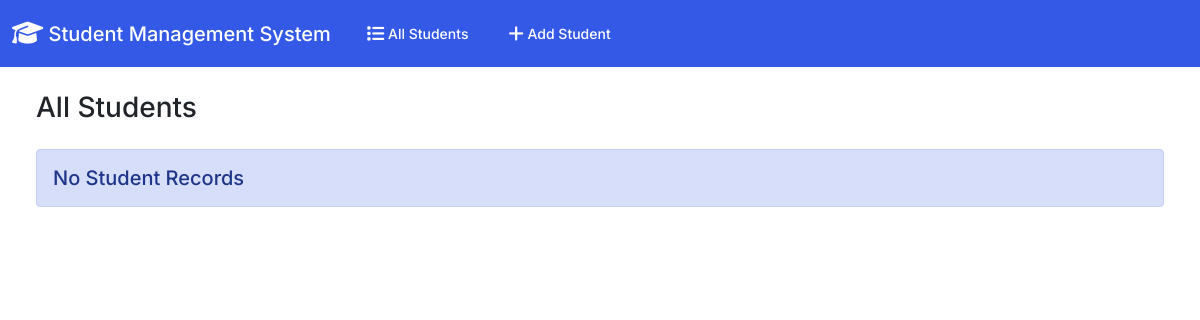
The app's page /, older data.
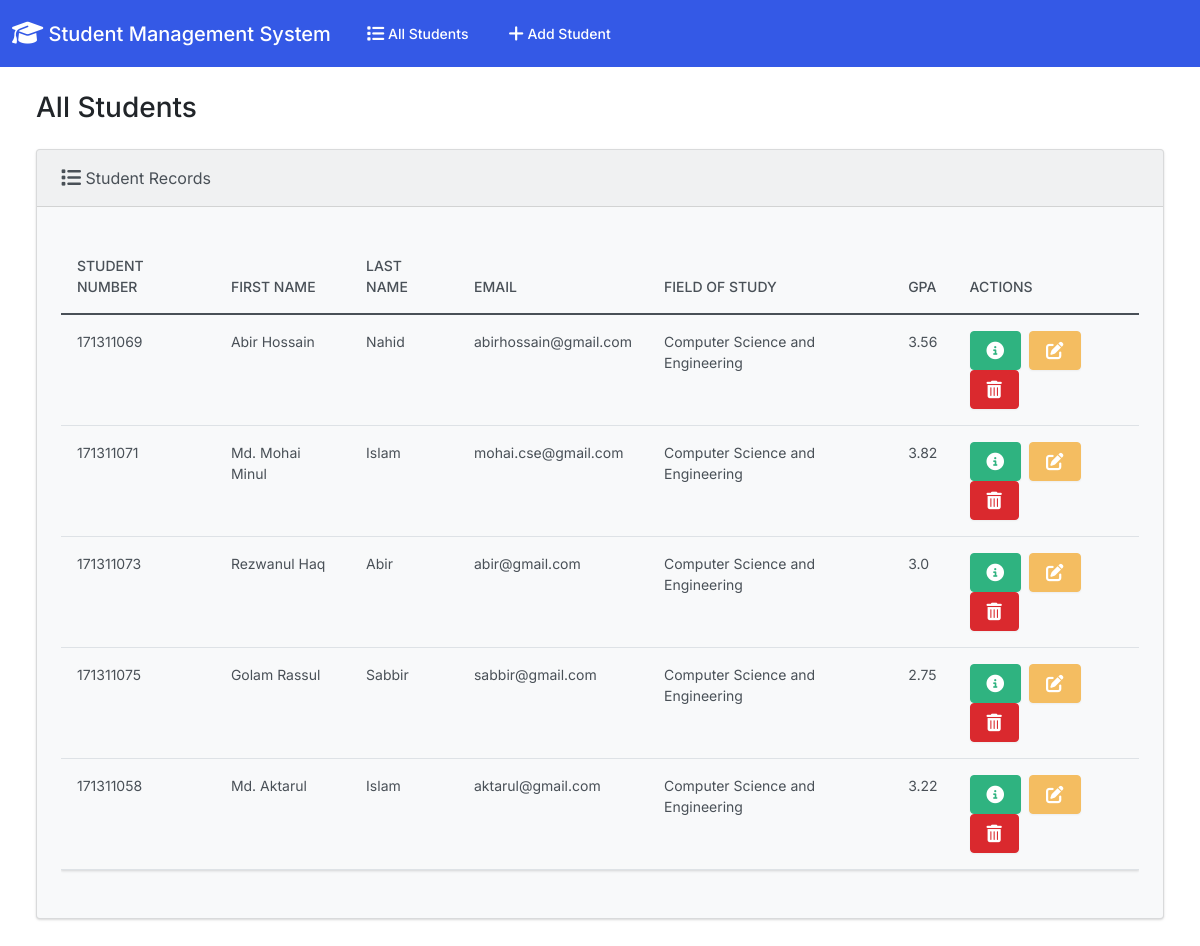
The same page, newer data.
### student_info/models.py (models this page shows, shortened)
class Student(models.Model):
  student_number = models.PositiveIntegerField()
  first_name = models.CharField(max_length=50)
  last_name = models.CharField(max_length=50)
  email = models.EmailField(max_length=100)
  field_of_study = models.CharField(max_length=50)
  gpa = models.FloatField()

### student_info/views.py (the view)
# urls.py: path('', views.index, name='index'),
def index(request):
  return render(request, 'student_info/index.html', {
    'student_info': Student.objects.all()
  })

### student_info/templates/student_info/index.html (shortened to what this page needs)
{% extends "student_info/base.html" %}
{% block body %}
<h3 class="m-4">All Students</h3>
<div class="row">
  <div class="col-12">
    {% if student_info %}
    <div class="card bg-light ms-4 me-4 mb-4">
      <div class="card-header">
        <i class="fa-solid fa-list fa-lg"></i> Student Records
      </div>
      <div class="card-body">
        <p class="card-text">
          <div class="table-responsive">
            <table class="table table-hover">
              <thead>
                <tr>
                  <th scope="col">Student Number</th>
                  <th scope="col">First Name</th>
                  <th scope="col">Last Name</th>
                  <th scope="col">Email</th>
                  <th scope="col">Field of Study</th>
                  <th scope="col">GPA</th>
                  <th scope="col">Actions</th>
                </tr>
              </thead>
              <tbody>
                {% for student in student_info %}
                  <tr>
                    <td>{{ student.student_number }}</td>
                    <td>{{ student.first_name }}</td>
                    <td>{{ student.last_name }}</td>
                    <td>{{ student.email }}</td>
                    <td>{{ student.field_of_study }}</td>
                    <td>{{ student.gpa }}</td>
                    <td>
                      <button type="button" class="btn btn-success me-1" href="{% url 'view_student' student.id %}" data-bs-toggle="modal" data-bs-target="#myModal{{student.id}}">
                      </button>
                      <a class="btn btn-warning me-1" href="{% url 'edit' student.id %}">
                      </a>
                      <button type="button" class="btn btn-danger" data-bs-toggle="modal" data-bs-target="#delete{{student.id}}">
                      </button>
                    </td>
                  </tr>
                {% endfor %}
              </tbody>
            </table>
          </div>
        </p>
      </div>
    </div>
    {% else %}
      <h5 class="alert alert-primary ms-4 me-4">No Student Records</h5>
    {% endif %}
  </div>
</div>
{% endblock %}

### student_info/templates/student_info/base.html (shortened to what this page needs)
{% load static %}
<!DOCTYPE html>
<html lang="en">
  <head>
    <link rel="stylesheet" href="https://cdnjs.cloudflare.com/ajax/libs/font-awesome/6.1.1/css/all.min.css">
    <link href="{% static 'css/bootstrap.min.css' %}" rel="stylesheet">
  </head>
  <body class="d-flex flex-column min-vh-100">
    <nav class="navbar navbar-expand-lg navbar-dark bg-primary">
      <div class="container-fluid">
        <a class="navbar-brand" href="{% url 'index' %}">
          <i class="fa-solid fa-graduation-cap fa-lg"></i> Student Management System
        </a>
        <div class="collapse navbar-collapse" id="navbarColor01">
          <ul class="navbar-nav me-auto">
            <li class="nav-item">
              <a class="nav-link" href="{% url 'index' %}">
                 All Students
              </a>
            </li>
            <li class="nav-item">
              <a class="nav-link" href="{% url 'add' %}">
                 Add Student
              </a>
            </li>
          </ul>
        </div>
      </div>
    </nav>
    <div class="container-fluid">
      {% block body %}
      {% endblock %}
    </div>
  </body>
</html>

Row changes from the older to the newer data that the page shows:
added Student: student_number "171311069", first_name "Abir Hossain", last_name "Nahid", email "abirhossain@gmail.com", field_of_study "Computer Science and Engineering", gpa "3.56"
added Student: student_number "171311071", first_name "Md. Mohai Minul", last_name "Islam", email "mohai.cse@gmail.com", field_of_study "Computer Science and Engineering", gpa "3.82"
added Student: student_number "171311073", first_name "Rezwanul Haq", last_name "Abir", email "abir@gmail.com", field_of_study "Computer Science and Engineering", gpa "3.0"
added Student: student_number "171311075", first_name "Golam Rassul", last_name "Sabbir", email "sabbir@gmail.com", field_of_study "Computer Science and Engineering", gpa "2.75"
added Student: student_number "171311058", first_name "Md. Aktarul", last_name "Islam", email "aktarul@gmail.com", field_of_study "Computer Science and Engineering", gpa "3.22"
Text that changed along with them:
text no longer shown: "No Student Records"
text now shown: "Student Records STUDENT NUMBER FIRST NAME LAST NAME EMAIL FIELD OF STUDY GPA ACTIONS"
